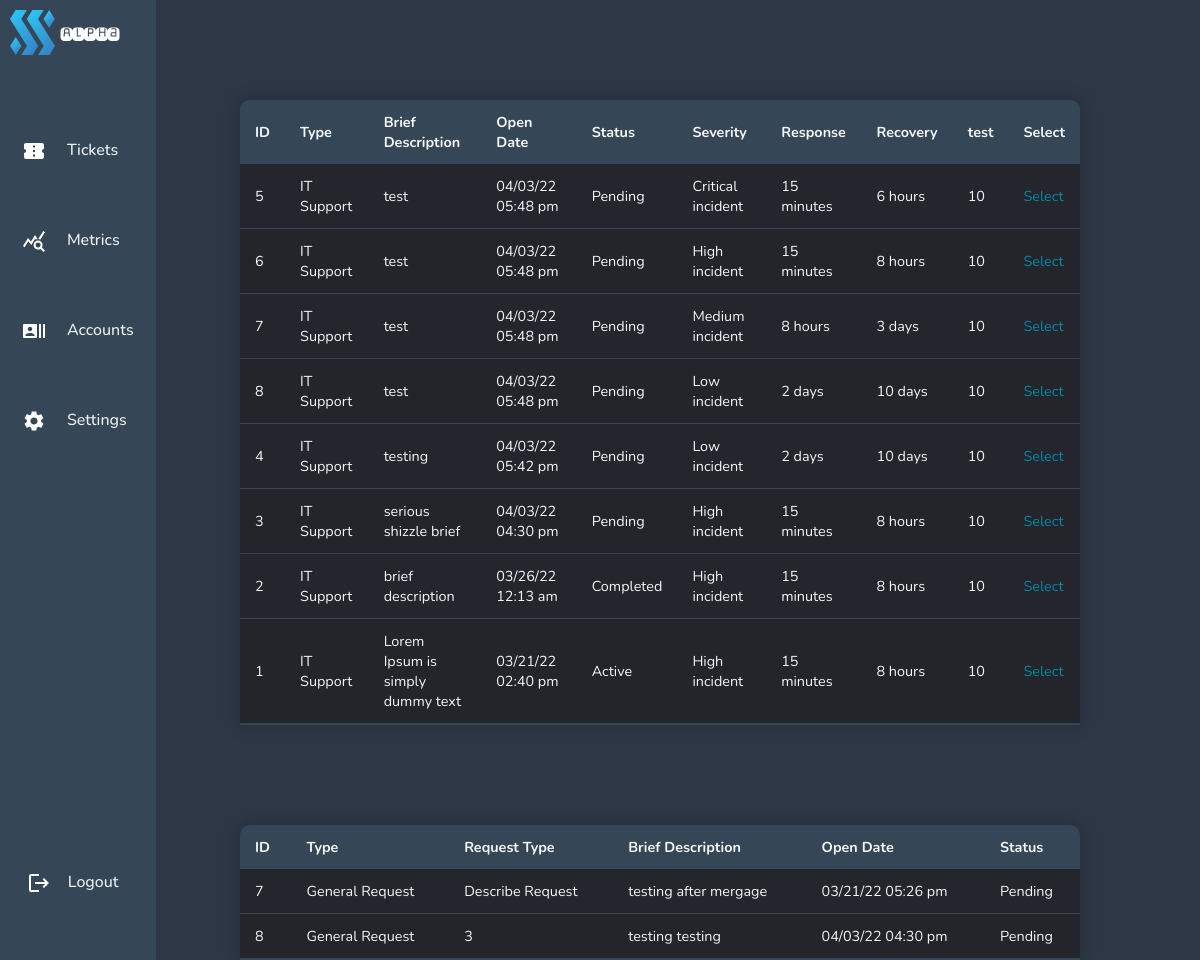
Page /pages/adminviewticket.php on the earlier database version.
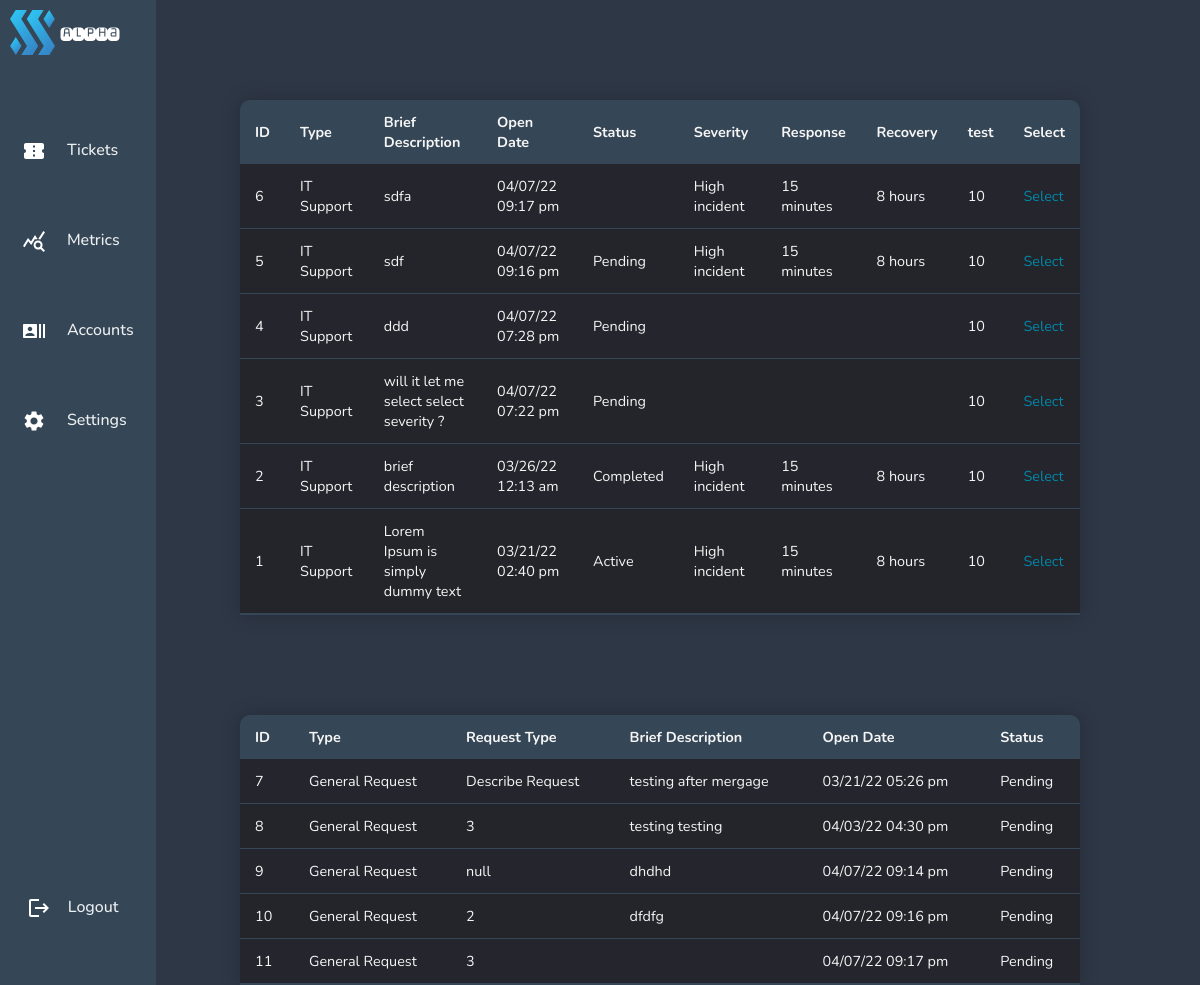
Same page on the later database version.
### tables this page shows
CREATE TABLE "requestticket" (
	"id"	INTEGER,
	"type"	TEXT,
	"request"	TEXT,
	"brief"	TEXT,
	"full"	TEXT,
	"status"	TEXT,
	"createdon"	TEXT,
	PRIMARY KEY("id" AUTOINCREMENT)
);

### pages/adminviewticket.php (the view, shortened to what this page needs)
<!DOCTYPE html>
<html lang="en">
<head>
    <?php include'../navigation/admindashnavbar.php';
    require ('../config/dbcon.php'); ?>
    <link rel="stylesheet" href="../navigation/admindashnavbar.css">
    <link rel="stylesheet" href="../css/admintickettable.css">
</head>
<body bgcolor="#2E3746">
<div class="full-screen-container">
    <?php
    $query = "
select itticket.id, itticket.type, itticket.brief, itticket.createdon, itticket.status,
itsupportservices.severity, itsupportservices.response, itsupportservices.recovery
from itticket
left join itsupportservices
on itticket.severity=itsupportservices.id
order by itticket.createdon DESC;
";
    $statement = $conn->prepare($query);
    $statement->execute();
    $statement->setFetchMode(PDO::FETCH_OBJ);
    $result = $statement->fetchAll();
    ?>
    <table class="ticket-table">
        <thead>
        <tr>
            <th>ID</th>
            <th>Type</th>
            <th>Brief Description</th>
            <th>Open Date</th>
            <th>Status</th>
            <th>Severity</th>
            <th>Response</th>
            <th>Recovery</th>
            <th>test</th>
            <th>Select</th>
            <?php $test  = 10; ?>
        </tr>
        </thead>
        <?php foreach($result as $data) { ?>
            <tr>
                <td><?= $data->id; ?> </td>
                <td><?= $data->type; ?> </td>
                <td><?= $data->brief; ?> </td>
                <td><?= $data->createdon; ?> </td>
                <td><?= $data->status; ?> </td>
                <td><?= $data->severity; ?> </td>
                <td><?= $data->response; ?> </td>
                <td><?= $data->recovery; ?> </td>
                <td><?= $test; ?> </td>
                <td>
                    <a href="../pages/admin-select-ticket.php?id=<?= $data->id; ?>" class="selectbutton">Select</a>
                </td>
            </tr>
            <?php
        }
        ?>
    </table>
    <?php
    $query = "SELECT * FROM requestticket";
    $statement = $conn->prepare($query);
    $statement->execute();
    $statement->setFetchMode(PDO::FETCH_OBJ);
    $result = $statement->fetchAll();
    ?>
    <table class="ticket-table" >
        <thead>
        <tr>
            <th>ID</th>
            <th>Type</th>
            <th>Request Type</th>
            <th>Brief Description</th>
            <th>Open Date</th>
            <th>Status</th>
        </tr>
        </thead>
        <?php foreach($result as $data) { ?>
            <tr>
                <td><?= $data->id; ?> </td>
                <td><?= $data->type; ?> </td>
                <td><?= $data->request; ?> </td>
                <td><?= $data->brief; ?> </td>
                <td><?= $data->createdon; ?> </td>
                <td><?= $data->status; ?> </td>
            </tr>
            <?php
        }
        ?>
    </table>
</div>
</body>
</html>

Differences in the rows shown:
added requestticket: id "9", type "General Request", request "null", brief "dhdhd", createdon "04/07/22 09:14 pm", status "Pending"
added requestticket: id "10", type "General Request", request "2", brief "dfdfg", createdon "04/07/22 09:16 pm", status "Pending"
added requestticket: id "11", type "General Request", request "3", createdon "04/07/22 09:17 pm", status "Pending"
Other differences:
new list line: "6 IT Support sdfa 04/07/22 09:17 pm High incident 15 minutes 8 hours 10 Select"
new list line: "5 IT Support sdf 04/07/22 09:16 pm Pending High incident 15 minutes 8 hours 10 Select"
new list line: "4 IT Support ddd 04/07/22 07:28 pm Pending 10 Select"
new list line: "3 IT Support will it let me select select severity ? 04/07/22 07:22 pm Pending 10 Select"
list line gone: "5 IT Support test 04/03/22 05:48 pm Pending Critical incident 15 minutes 6 hours 10 Select"
list line gone: "6 IT Support test 04/03/22 05:48 pm Pending High incident 15 minutes 8 hours 10 Select"
list line gone: "7 IT Support test 04/03/22 05:48 pm Pending Medium incident 8 hours 3 days 10 Select"
list line gone: "8 IT Support test 04/03/22 05:48 pm Pending Low incident 2 days 10 days 10 Select"
list line gone: "4 IT Support testing 04/03/22 05:42 pm Pending Low incident 2 days 10 days 10 Select"
list line gone: "3 IT Support serious shizzle brief 04/03/22 04:30 pm Pending High incident 15 minutes 8 hours 10 Select"
